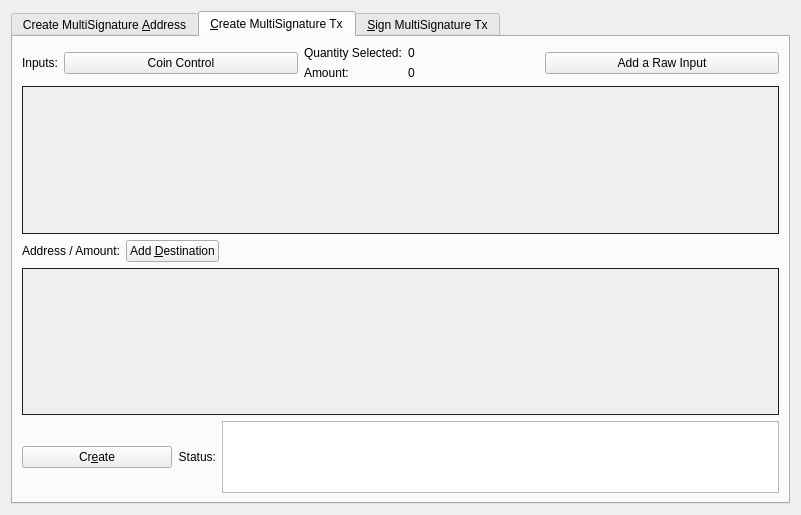
<?xml version="1.0" encoding="UTF-8"?>
<ui version="4.0">
 <class>MultisigDialog</class>
 <widget class="QDialog" name="MultisigDialog">
  <property name="geometry">
   <rect>
    <x>0</x>
    <y>0</y>
    <width>801</width>
    <height>515</height>
   </rect>
  </property>
  <property name="sizePolicy">
   <sizepolicy hsizetype="Fixed" vsizetype="Fixed">
    <horstretch>0</horstretch>
    <verstretch>0</verstretch>
   </sizepolicy>
  </property>
  <property name="windowTitle">
   <string>Multisignature Address Interactions</string>
  </property>
  <layout class="QVBoxLayout" name="verticalLayout_8">
   <item>
    <widget class="QTabWidget" name="multisigTabWidget">
     <property name="styleSheet">
      <string notr="true">QScrollArea{border: 1px solid #1f1f1f;}</string>
     </property>
     <property name="currentIndex">
      <number>1</number>
     </property>
     <widget class="QWidget" name="addMultisigTab">
      <property name="sizePolicy">
       <sizepolicy hsizetype="Minimum" vsizetype="Minimum">
        <horstretch>0</horstretch>
        <verstretch>0</verstretch>
       </sizepolicy>
      </property>
      <attribute name="title">
       <string>Create MultiSignature &amp;Address</string>
      </attribute>
      <layout class="QVBoxLayout" name="verticalLayout">
       <item>
        <layout class="QHBoxLayout" name="enterMLayout">
         <item>
          <widget class="QSpinBox" name="enterMSpinbox">
           <property name="sizePolicy">
            <sizepolicy hsizetype="Fixed" vsizetype="Fixed">
             <horstretch>0</horstretch>
             <verstretch>0</verstretch>
            </sizepolicy>
           </property>
           <property name="toolTip">
            <string>How many people must sign to verify a transaction</string>
           </property>
           <property name="minimum">
            <number>1</number>
           </property>
           <property name="maximum">
            <number>15</number>
           </property>
           <property name="value">
            <number>1</number>
           </property>
          </widget>
         </item>
         <item>
          <widget class="QLabel" name="enterMLabel">
           <property name="text">
            <string>Enter the minimum number of signatures required to sign transactions</string>
           </property>
          </widget>
         </item>
        </layout>
       </item>
       <item>
        <layout class="QHBoxLayout" name="addressLabelLayout">
         <item>
          <widget class="QLabel" name="addressLableLabel">
           <property name="text">
            <string>Address Label:</string>
           </property>
          </widget>
         </item>
         <item>
          <widget class="QLineEdit" name="multisigAddressLabel"/>
         </item>
        </layout>
       </item>
       <item>
        <layout class="QHBoxLayout" name="addAddressLayout">
         <item>
          <widget class="QPushButton" name="addAddressButton">
           <property name="toolTip">
            <string>Add another address that could sign to verify a transaction from the multisig address.</string>
           </property>
           <property name="text">
            <string>&amp;Add Address / Key</string>
           </property>
           <property name="icon">
            <iconset resource="../makeator.qrc">
             <normaloff>:/icons/add</normaloff>:/icons/add</iconset>
           </property>
           <property name="autoDefault">
            <bool>false</bool>
           </property>
          </widget>
         </item>
         <item>
          <widget class="QLabel" name="addAddressLabel">
           <property name="sizePolicy">
            <sizepolicy hsizetype="Preferred" vsizetype="Fixed">
             <horstretch>0</horstretch>
             <verstretch>0</verstretch>
            </sizepolicy>
           </property>
           <property name="text">
            <string>Local addresses or public keys that can sign:</string>
           </property>
          </widget>
         </item>
         <item>
          <spacer name="addAddressSpacer_2">
           <property name="orientation">
            <enum>Qt::Horizontal</enum>
           </property>
           <property name="sizeHint" stdset="0">
            <size>
             <width>40</width>
             <height>10</height>
            </size>
           </property>
          </spacer>
         </item>
        </layout>
       </item>
       <item>
        <widget class="QScrollArea" name="addAddressScrollArea">
         <property name="sizePolicy">
          <sizepolicy hsizetype="Preferred" vsizetype="Expanding">
           <horstretch>0</horstretch>
           <verstretch>0</verstretch>
          </sizepolicy>
         </property>
         <property name="widgetResizable">
          <bool>true</bool>
         </property>
         <widget class="QWidget" name="addAddressWidget">
          <property name="geometry">
           <rect>
            <x>0</x>
            <y>0</y>
            <width>759</width>
            <height>166</height>
           </rect>
          </property>
          <layout class="QVBoxLayout" name="verticalLayout_5">
           <item>
            <layout class="QVBoxLayout" name="addressList"/>
           </item>
           <item>
            <spacer name="verticalSpacer">
             <property name="orientation">
              <enum>Qt::Vertical</enum>
             </property>
             <property name="sizeHint" stdset="0">
              <size>
               <width>20</width>
               <height>40</height>
              </size>
             </property>
            </spacer>
           </item>
          </layout>
         </widget>
        </widget>
       </item>
       <item>
        <layout class="QHBoxLayout" name="addMultisigLayout">
         <item>
          <widget class="QPushButton" name="addMultisigButton">
           <property name="sizePolicy">
            <sizepolicy hsizetype="Preferred" vsizetype="Fixed">
             <horstretch>0</horstretch>
             <verstretch>0</verstretch>
            </sizepolicy>
           </property>
           <property name="toolTip">
            <string>Create a new multisig address</string>
           </property>
           <property name="toolTipDuration">
            <number>-3</number>
           </property>
           <property name="text">
            <string>C&amp;reate</string>
           </property>
           <property name="icon">
            <iconset resource="../makeator.qrc">
             <normaloff>:/icons/filesave</normaloff>:/icons/filesave</iconset>
           </property>
           <property name="autoDefault">
            <bool>false</bool>
           </property>
          </widget>
         </item>
         <item>
          <widget class="QLabel" name="label">
           <property name="text">
            <string>Status:</string>
           </property>
          </widget>
         </item>
         <item>
          <widget class="QTextEdit" name="addMultisigStatus">
           <property name="sizePolicy">
            <sizepolicy hsizetype="Expanding" vsizetype="Fixed">
             <horstretch>0</horstretch>
             <verstretch>0</verstretch>
            </sizepolicy>
           </property>
           <property name="maximumSize">
            <size>
             <width>16777215</width>
             <height>75</height>
            </size>
           </property>
           <property name="readOnly">
            <bool>true</bool>
           </property>
           <property name="textInteractionFlags">
            <set>Qt::TextSelectableByKeyboard|Qt::TextSelectableByMouse</set>
           </property>
          </widget>
         </item>
        </layout>
       </item>
       <item>
        <widget class="QLabel" name="label_2">
         <property name="sizePolicy">
          <sizepolicy hsizetype="Preferred" vsizetype="Preferred">
           <horstretch>0</horstretch>
           <verstretch>0</verstretch>
          </sizepolicy>
         </property>
         <property name="text">
          <string>Use below to quickly import an address by its redeem. Don't forget to add a label before clicking import!
Keep in mind, the wallet will rescan the blockchain to find transactions containing the new address.
Please be patient after clicking import.</string>
         </property>
         <property name="scaledContents">
          <bool>false</bool>
         </property>
         <property name="wordWrap">
          <bool>true</bool>
         </property>
        </widget>
       </item>
       <item>
        <layout class="QHBoxLayout" name="importLayout">
         <item>
          <widget class="QPushButton" name="importAddressButton">
           <property name="sizePolicy">
            <sizepolicy hsizetype="Fixed" vsizetype="Fixed">
             <horstretch>0</horstretch>
             <verstretch>0</verstretch>
            </sizepolicy>
           </property>
           <property name="text">
            <string>&amp;Import Redeem</string>
           </property>
           <property name="icon">
            <iconset resource="../makeator.qrc">
             <normaloff>:/icons/import</normaloff>:/icons/import</iconset>
           </property>
          </widget>
         </item>
         <item>
          <widget class="QLineEdit" name="importRedeem">
           <property name="sizePolicy">
            <sizepolicy hsizetype="Preferred" vsizetype="Fixed">
             <horstretch>0</horstretch>
             <verstretch>0</verstretch>
            </sizepolicy>
           </property>
          </widget>
         </item>
        </layout>
       </item>
      </layout>
     </widget>
     <widget class="QWidget" name="createTransactionTab">
      <attribute name="title">
       <string>&amp;Create MultiSignature Tx</string>
      </attribute>
      <layout class="QVBoxLayout" name="verticalLayout_3">
       <item>
        <layout class="QHBoxLayout" name="horizontalLayout_2">
         <item>
          <layout class="QVBoxLayout" name="createTxLayout">
           <item>
            <layout class="QHBoxLayout" name="addTxInputLayout">
             <item>
              <widget class="QLabel" name="addTxInputLabel">
               <property name="sizePolicy">
                <sizepolicy hsizetype="Fixed" vsizetype="Preferred">
                 <horstretch>0</horstretch>
                 <verstretch>0</verstretch>
                </sizepolicy>
               </property>
               <property name="text">
                <string>Inputs:</string>
               </property>
              </widget>
             </item>
             <item>
              <widget class="QPushButton" name="pushButtonCoinControl">
               <property name="sizePolicy">
                <sizepolicy hsizetype="Preferred" vsizetype="Fixed">
                 <horstretch>0</horstretch>
                 <verstretch>0</verstretch>
                </sizepolicy>
               </property>
               <property name="text">
                <string>Coin Control</string>
               </property>
              </widget>
             </item>
             <item>
              <layout class="QFormLayout" name="formLayout_2">
               <property name="rightMargin">
                <number>10</number>
               </property>
               <item row="0" column="0">
                <widget class="QLabel" name="labelQuantity">
                 <property name="text">
                  <string>Quantity Selected:</string>
                 </property>
                </widget>
               </item>
               <item row="0" column="1">
                <widget class="QLabel" name="labelQuantity_int">
                 <property name="text">
                  <string>0</string>
                 </property>
                </widget>
               </item>
               <item row="1" column="0">
                <widget class="QLabel" name="labelAmount">
                 <property name="text">
                  <string>Amount:</string>
                 </property>
                </widget>
               </item>
               <item row="1" column="1">
                <widget class="QLabel" name="labelAmount_int">
                 <property name="text">
                  <string>0</string>
                 </property>
                </widget>
               </item>
              </layout>
             </item>
             <item>
              <widget class="QPushButton" name="addInputButton">
               <property name="sizePolicy">
                <sizepolicy hsizetype="Preferred" vsizetype="Fixed">
                 <horstretch>0</horstretch>
                 <verstretch>0</verstretch>
                </sizepolicy>
               </property>
               <property name="toolTip">
                <string>Add an input to fund the outputs</string>
               </property>
               <property name="text">
                <string>Add a Raw Input</string>
               </property>
               <property name="icon">
                <iconset resource="../makeator.qrc">
                 <normaloff>:/css/default</normaloff>:/css/default</iconset>
               </property>
              </widget>
             </item>
            </layout>
           </item>
           <item>
            <widget class="QScrollArea" name="txInputsScrollArea">
             <property name="sizePolicy">
              <sizepolicy hsizetype="Preferred" vsizetype="Expanding">
               <horstretch>0</horstretch>
               <verstretch>0</verstretch>
              </sizepolicy>
             </property>
             <property name="widgetResizable">
              <bool>true</bool>
             </property>
             <widget class="QWidget" name="txInputsWidget">
              <property name="geometry">
               <rect>
                <x>0</x>
                <y>0</y>
                <width>747</width>
                <height>131</height>
               </rect>
              </property>
              <layout class="QVBoxLayout" name="verticalLayout_7">
               <item>
                <layout class="QVBoxLayout" name="inputsList"/>
               </item>
               <item>
                <spacer name="txInputsSpacer">
                 <property name="orientation">
                  <enum>Qt::Vertical</enum>
                 </property>
                 <property name="sizeHint" stdset="0">
                  <size>
                   <width>20</width>
                   <height>80</height>
                  </size>
                 </property>
                </spacer>
               </item>
              </layout>
             </widget>
            </widget>
           </item>
           <item>
            <layout class="QHBoxLayout" name="addDestinationLayout">
             <item>
              <widget class="QLabel" name="addDestinationLabel">
               <property name="text">
                <string>Address / Amount:</string>
               </property>
              </widget>
             </item>
             <item>
              <widget class="QPushButton" name="addDestinationButton">
               <property name="sizePolicy">
                <sizepolicy hsizetype="Fixed" vsizetype="Fixed">
                 <horstretch>0</horstretch>
                 <verstretch>0</verstretch>
                </sizepolicy>
               </property>
               <property name="toolTip">
                <string>Add destinations to send MKTR to</string>
               </property>
               <property name="text">
                <string>Add &amp;Destination</string>
               </property>
               <property name="icon">
                <iconset resource="../makeator.qrc">
                 <normaloff>:/icons/add</normaloff>:/icons/add</iconset>
               </property>
              </widget>
             </item>
             <item>
              <spacer name="addDestinationHorizontalSpacer">
               <property name="orientation">
                <enum>Qt::Horizontal</enum>
               </property>
               <property name="sizeHint" stdset="0">
                <size>
                 <width>40</width>
                 <height>20</height>
                </size>
               </property>
              </spacer>
             </item>
            </layout>
           </item>
           <item>
            <widget class="QScrollArea" name="destionationsScrollArea">
             <property name="sizePolicy">
              <sizepolicy hsizetype="Expanding" vsizetype="Expanding">
               <horstretch>0</horstretch>
               <verstretch>0</verstretch>
              </sizepolicy>
             </property>
             <property name="widgetResizable">
              <bool>true</bool>
             </property>
             <widget class="QWidget" name="destinationsScrollAreaContents">
              <property name="geometry">
               <rect>
                <x>0</x>
                <y>0</y>
                <width>747</width>
                <height>130</height>
               </rect>
              </property>
              <layout class="QVBoxLayout" name="verticalLayout_11">
               <item>
                <layout class="QVBoxLayout" name="destinationsList"/>
               </item>
               <item>
                <spacer name="destinationsSpacer">
                 <property name="orientation">
                  <enum>Qt::Vertical</enum>
                 </property>
                 <property name="sizeHint" stdset="0">
                  <size>
                   <width>20</width>
                   <height>20</height>
                  </size>
                 </property>
                </spacer>
               </item>
              </layout>
             </widget>
            </widget>
           </item>
           <item>
            <layout class="QHBoxLayout" name="horizontalLayout_4">
             <item>
              <widget class="QPushButton" name="createButton">
               <property name="sizePolicy">
                <sizepolicy hsizetype="Fixed" vsizetype="Fixed">
                 <horstretch>0</horstretch>
                 <verstretch>0</verstretch>
                </sizepolicy>
               </property>
               <property name="minimumSize">
                <size>
                 <width>150</width>
                 <height>0</height>
                </size>
               </property>
               <property name="toolTip">
                <string>Create a transaction object using the given inputs to the given outputs</string>
               </property>
               <property name="text">
                <string>Cr&amp;eate</string>
               </property>
               <property name="icon">
                <iconset resource="../makeator.qrc">
                 <normaloff>:/icons/export</normaloff>:/icons/export</iconset>
               </property>
               <property name="autoDefault">
                <bool>false</bool>
               </property>
               <property name="default">
                <bool>true</bool>
               </property>
              </widget>
             </item>
             <item>
              <widget class="QLabel" name="createButtonLabel">
               <property name="sizePolicy">
                <sizepolicy hsizetype="Fixed" vsizetype="Preferred">
                 <horstretch>0</horstretch>
                 <verstretch>0</verstretch>
                </sizepolicy>
               </property>
               <property name="text">
                <string>Status:</string>
               </property>
               <property name="alignment">
                <set>Qt::AlignRight|Qt::AlignTrailing|Qt::AlignVCenter</set>
               </property>
              </widget>
             </item>
             <item>
              <widget class="QTextEdit" name="createButtonStatus">
               <property name="sizePolicy">
                <sizepolicy hsizetype="Expanding" vsizetype="Minimum">
                 <horstretch>0</horstretch>
                 <verstretch>0</verstretch>
                </sizepolicy>
               </property>
               <property name="maximumSize">
                <size>
                 <width>16777215</width>
                 <height>16777215</height>
                </size>
               </property>
               <property name="sizeAdjustPolicy">
                <enum>QAbstractScrollArea::AdjustToContents</enum>
               </property>
               <property name="readOnly">
                <bool>true</bool>
               </property>
              </widget>
             </item>
            </layout>
           </item>
          </layout>
         </item>
         <item>
          <layout class="QHBoxLayout" name="horizontalLayout_3"/>
         </item>
        </layout>
       </item>
      </layout>
     </widget>
     <widget class="QWidget" name="signMultisigTransaction">
      <property name="styleSheet">
       <string notr="true">txScrollArea:{
	border: 1px solid #1f1f1f;
}
keyScrollArea:{
	border: 1px solid #1f1f1f;
}
txScrollArea:{
	border: 1px solid #1f1f1f;
}</string>
      </property>
      <attribute name="title">
       <string>&amp;Sign MultiSignature Tx</string>
      </attribute>
      <layout class="QVBoxLayout" name="verticalLayout_4">
       <item>
        <layout class="QHBoxLayout" name="transactionHexLayout">
         <item>
          <widget class="QLabel" name="transactionHexLabel">
           <property name="text">
            <string>Transaction Hex:</string>
           </property>
          </widget>
         </item>
         <item>
          <widget class="QLineEdit" name="transactionHex">
           <property name="toolTip">
            <string/>
           </property>
          </widget>
         </item>
        </layout>
       </item>
       <item>
        <layout class="QHBoxLayout" name="horizontalLayout">
         <item>
          <layout class="QVBoxLayout" name="verticalLayout_2">
           <item>
            <layout class="QHBoxLayout" name="horizontalLayout_7">
             <item>
              <widget class="QPushButton" name="signButton">
               <property name="sizePolicy">
                <sizepolicy hsizetype="Preferred" vsizetype="Fixed">
                 <horstretch>0</horstretch>
                 <verstretch>0</verstretch>
                </sizepolicy>
               </property>
               <property name="minimumSize">
                <size>
                 <width>150</width>
                 <height>0</height>
                </size>
               </property>
               <property name="toolTip">
                <string>Sign the transaction from this wallet or from provided private keys</string>
               </property>
               <property name="text">
                <string>S&amp;ign</string>
               </property>
               <property name="icon">
                <iconset resource="../makeator.qrc">
                 <normaloff>:/icons/edit</normaloff>:/icons/edit</iconset>
               </property>
               <property name="autoDefault">
                <bool>false</bool>
               </property>
               <property name="default">
                <bool>true</bool>
               </property>
              </widget>
             </item>
             <item>
              <widget class="QPushButton" name="commitButton">
               <property name="enabled">
                <bool>false</bool>
               </property>
               <property name="sizePolicy">
                <sizepolicy hsizetype="Preferred" vsizetype="Fixed">
                 <horstretch>0</horstretch>
                 <verstretch>0</verstretch>
                </sizepolicy>
               </property>
               <property name="toolTip">
                <string>&lt;html&gt;&lt;head/&gt;&lt;body&gt;&lt;p&gt;DISABLED until transaction has been signed enough times.&lt;/p&gt;&lt;/body&gt;&lt;/html&gt;</string>
               </property>
               <property name="autoFillBackground">
                <bool>false</bool>
               </property>
               <property name="text">
                <string>Co&amp;mmit</string>
               </property>
               <property name="icon">
                <iconset resource="../makeator.qrc">
                 <normaloff>:/icons/commit</normaloff>:/icons/commit</iconset>
               </property>
               <property name="autoDefault">
                <bool>true</bool>
               </property>
              </widget>
             </item>
             <item>
              <layout class="QHBoxLayout" name="addPrivKeyLayout">
               <item>
                <widget class="QPushButton" name="addPrivKeyButton">
                 <property name="sizePolicy">
                  <sizepolicy hsizetype="Fixed" vsizetype="Fixed">
                   <horstretch>0</horstretch>
                   <verstretch>0</verstretch>
                  </sizepolicy>
                 </property>
                 <property name="toolTip">
                  <string>Add private keys to sign the transaction with</string>
                 </property>
                 <property name="text">
                  <string>Add Private &amp;Key</string>
                 </property>
                 <property name="icon">
                  <iconset resource="../makeator.qrc">
                   <normaloff>:/icons/add</normaloff>:/icons/add</iconset>
                 </property>
                </widget>
               </item>
               <item>
                <widget class="QLabel" name="addPrivKeyLabel">
                 <property name="text">
                  <string>Sign with only private keys (Not Recommened)</string>
                 </property>
                </widget>
               </item>
              </layout>
             </item>
            </layout>
           </item>
           <item>
            <layout class="QHBoxLayout" name="horizontalLayout_5">
             <item>
              <widget class="QLabel" name="signButtonStatusLabel">
               <property name="text">
                <string>Status:</string>
               </property>
              </widget>
             </item>
             <item>
              <widget class="QTextEdit" name="signButtonStatus">
               <property name="sizePolicy">
                <sizepolicy hsizetype="Expanding" vsizetype="Preferred">
                 <horstretch>0</horstretch>
                 <verstretch>0</verstretch>
                </sizepolicy>
               </property>
               <property name="maximumSize">
                <size>
                 <width>16777215</width>
                 <height>16777215</height>
                </size>
               </property>
               <property name="verticalScrollBarPolicy">
                <enum>Qt::ScrollBarAsNeeded</enum>
               </property>
               <property name="readOnly">
                <bool>true</bool>
               </property>
               <property name="textInteractionFlags">
                <set>Qt::TextSelectableByKeyboard|Qt::TextSelectableByMouse</set>
               </property>
              </widget>
             </item>
            </layout>
           </item>
           <item>
            <widget class="QScrollArea" name="keyScrollArea">
             <property name="sizePolicy">
              <sizepolicy hsizetype="Expanding" vsizetype="Expanding">
               <horstretch>0</horstretch>
               <verstretch>0</verstretch>
              </sizepolicy>
             </property>
             <property name="sizeAdjustPolicy">
              <enum>QAbstractScrollArea::AdjustToContents</enum>
             </property>
             <property name="widgetResizable">
              <bool>true</bool>
             </property>
             <widget class="QWidget" name="keyScrollAreaContents">
              <property name="geometry">
               <rect>
                <x>0</x>
                <y>0</y>
                <width>755</width>
                <height>168</height>
               </rect>
              </property>
              <layout class="QVBoxLayout" name="verticalLayout_9">
               <item>
                <layout class="QVBoxLayout" name="keyList"/>
               </item>
               <item>
                <spacer name="keySpacer">
                 <property name="orientation">
                  <enum>Qt::Vertical</enum>
                 </property>
                 <property name="sizeHint" stdset="0">
                  <size>
                   <width>20</width>
                   <height>20</height>
                  </size>
                 </property>
                </spacer>
               </item>
              </layout>
             </widget>
            </widget>
           </item>
          </layout>
         </item>
        </layout>
       </item>
      </layout>
     </widget>
    </widget>
   </item>
  </layout>
 </widget>
 <resources>
  <include location="../makeator.qrc"/>
 </resources>
 <connections/>
</ui>
